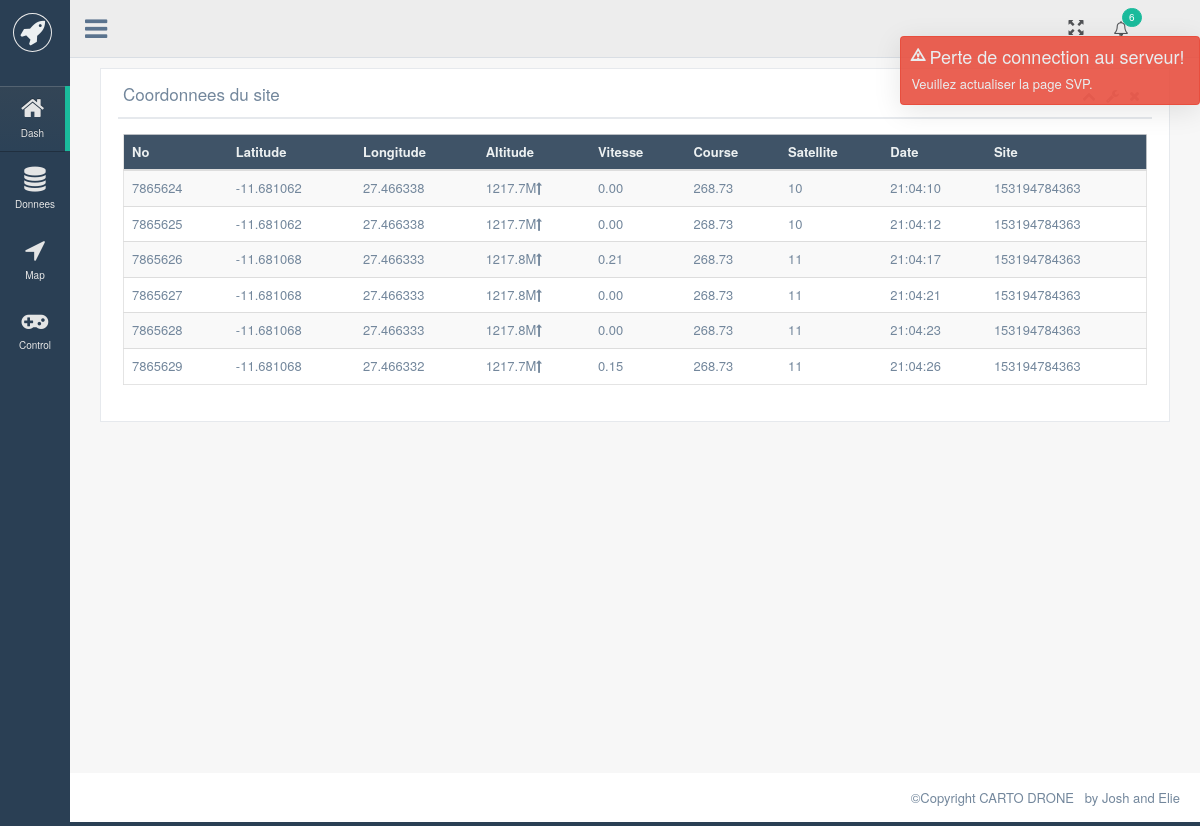
The app's page /app/data/153194784363 with its own data.
### app/models.py (models this page shows)
class Coordonates(models.Model):
    lat=models.CharField(max_length=50)
    long=models.CharField(max_length=50)
    alt=models.CharField(max_length=50)
    moment=models.CharField(max_length=50)
    vitesse = models.CharField(max_length=50)
    course = models.CharField(max_length=50)
    satellite = models.CharField(max_length=50)
    site_number=models.CharField(max_length=50)

### app/views.py (the view)
# urls.py: url(r'^data/(?P<id>[0-9]+)$', views.data ,name='data'),
def data(request,id):
    coordonates=Coordonates.objects.filter(site_number=id)
    return render(request,'app/data.html',{'coordonates':coordonates})

### app/templates/app/data.html (shortened to what this page needs)
{% extends 'layouts/template.html' %}
{% block content %}
<div class="col-md-12 col-sm-12 col-xs-12">
    <div class="x_panel">
        <div class="x_title">
            <h2> Coordonnees du site <small>Nombre des points: {{ coordonates |length}}</small></h2>
            <ul class="nav navbar-right panel_toolbox">
                <li><a class="collapse-link"></a>
                </li>
                <li class="dropdown">
                    <a href="#" class="dropdown-toggle" data-toggle="dropdown" role="button" aria-expanded="false"></a>
                </li>
                <li><a class="close-link"></a>
                </li>
            </ul>
            <div class="clearfix"></div>
        </div>
        <div class="x_content">
            <div class="table-responsive">
                <table class="table table-striped jambo_table bulk_action">
                    <thead>
                        <tr class="headings">
                            <th class="column-title">No  </th>
                            <th class="column-title">Latitude </th>
                            <th class="column-title">Longitude</th>
                            <th class="column-title">Altitude</th>
                            <th class="column-title">Vitesse</th>
                            <th class="column-title">Course</th>
                            <th class="column-title">Satellite</th>
                            <th class="column-title">Date</th>
                            <th class="column-title">Site </th>
                        </tr>
                    </thead>
                    <tbody>
                        {% for c in coordonates %}
                        <tr class="even pointer">
                            <td class="a-center ">
                                {{c.id}}
                            </td>
                            <td class=" ">{{c.lat}}</td>
                            <td class=" ">{{c.long}}</td>
                            <td class=" ">{{c.alt}}<i class="success fa fa-long-arrow-up"></i></td>
                            <td class=" ">{{c.vitesse}}</td>
                            <td class=" ">{{c.course}}</td>
                            <td class=" ">{{c.satellite}}</td>
                            <td class=" ">{{c.moment}}</td>
                            <td class=" ">{{c.site_number}}</td>
                        </tr>
                        {% empty %}
                    <tr>Aucune donnee trouvé !</tr>
                    {% endfor %}
                    </tbody>
                </table>
            </div>
        </div>
    </div>
</div>
{% endblock %}

### records on screen
Coordonates: id "7865624", lat "-11.681062", long "27.466338", alt "1217.7M", vitesse "0.00", course "268.73", satellite "10", moment "21:04:10", site_number "153194784363"
Coordonates: id "7865625", lat "-11.681062", long "27.466338", alt "1217.7M", vitesse "0.00", course "268.73", satellite "10", moment "21:04:12", site_number "153194784363"
Coordonates: id "7865626", lat "-11.681068", long "27.466333", alt "1217.8M", vitesse "0.21", course "268.73", satellite "11", moment "21:04:17", site_number "153194784363"
Coordonates: id "7865627", lat "-11.681068", long "27.466333", alt "1217.8M", vitesse "0.00", course "268.73", satellite "11", moment "21:04:21", site_number "153194784363"
Coordonates: id "7865628", lat "-11.681068", long "27.466333", alt "1217.8M", vitesse "0.00", course "268.73", satellite "11", moment "21:04:23", site_number "153194784363"
Coordonates: id "7865629", lat "-11.681068", long "27.466332", alt "1217.7M", vitesse "0.15", course "268.73", satellite "11", moment "21:04:26", site_number "153194784363"
